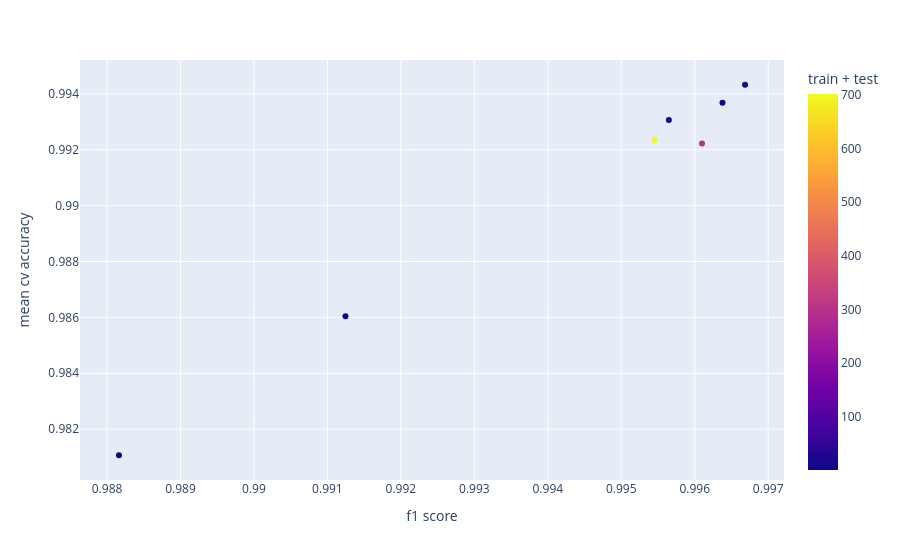

The notebook cell saved with this chart:
### Code cell
import plotly.express as px

px.scatter(test_df, x='F1 score', y='mean cv accuracy', color='test time', hover_data='name').show()

### Figure 1 — Plotly figure (JSON) as saved in the notebook; plotly's stock layout.template omitted (floating-point values rounded to 4 significant figures)
{"data": [{"customdata": [["Gradient Boosting"], ["Random Forest"], ["Logistic Regression"], ["Naive Bayes"], ["K Nearest Neighbors"], ["Decision Trees"], ["Support Vector Machine"]], "hovertemplate": "f1 score=%{x}<br>mean cv accuracy=%{y}<br>name=%{customdata[0]}<br>train + test=%{marker.color}<extra></extra>", "legendgroup": "", "marker": {"color": [20.39, 13.65, 0.7862, 0.1308, 303.4, 0.3099, 701.9], "coloraxis": "coloraxis", "symbol": "circle"}, "mode": "markers", "name": "", "orientation": "v", "showlegend": false, "type": "scatter", "x": [0.9956, 0.9967, 0.9912, 0.9882, 0.9961, 0.9964, 0.9955], "xaxis": "x", "y": [0.9931, 0.9943, 0.986, 0.9811, 0.9922, 0.9937, 0.9923], "yaxis": "y"}], "layout": {"coloraxis": {"colorbar": {"title": {"text": "train + test"}}, "colorscale": [[0, "#0d0887"], [0.1111, "#46039f"], [0.2222, "#7201a8"], [0.3333, "#9c179e"], [0.4444, "#bd3786"], [0.5556, "#d8576b"], [0.6667, "#ed7953"], [0.7778, "#fb9f3a"], [0.8889, "#fdca26"], [1, "#f0f921"]]}, "legend": {"tracegroupgap": 0}, "margin": {"t": 60}, "xaxis": {"anchor": "y", "domain": [0, 1], "title": {"text": "f1 score"}}, "yaxis": {"anchor": "x", "domain": [0, 1], "title": {"text": "mean cv accuracy"}}}}
